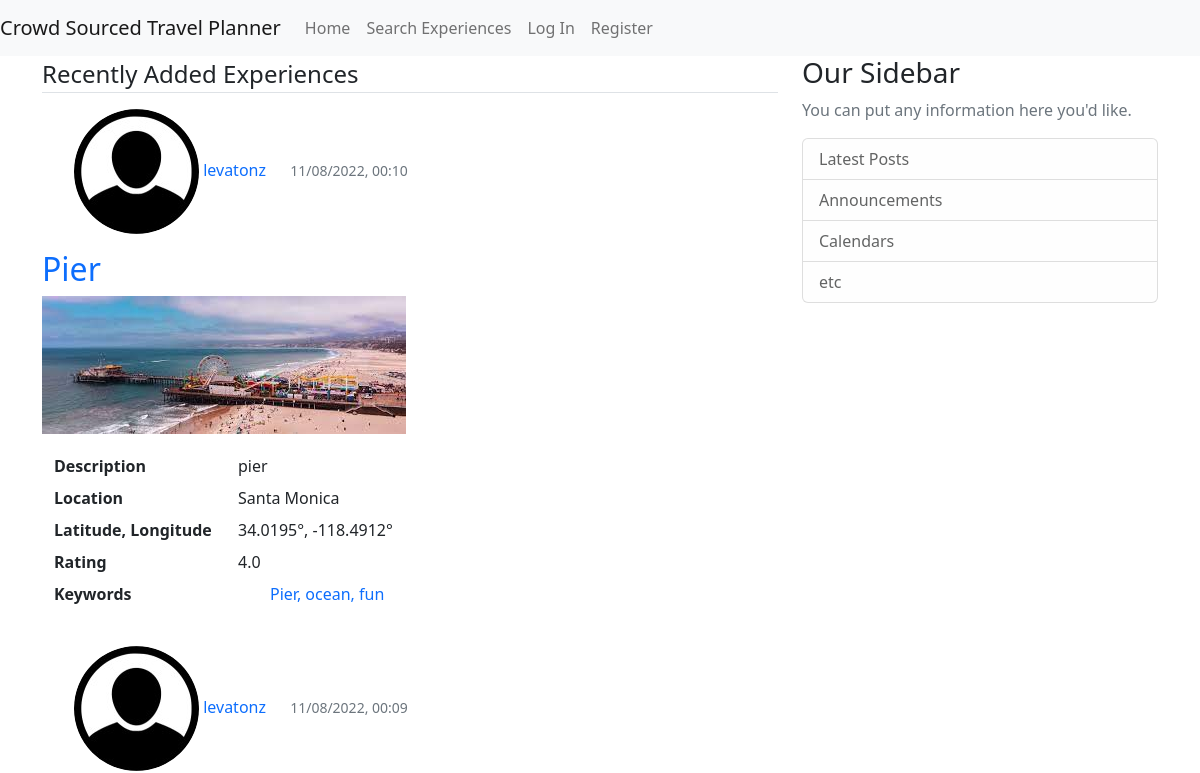
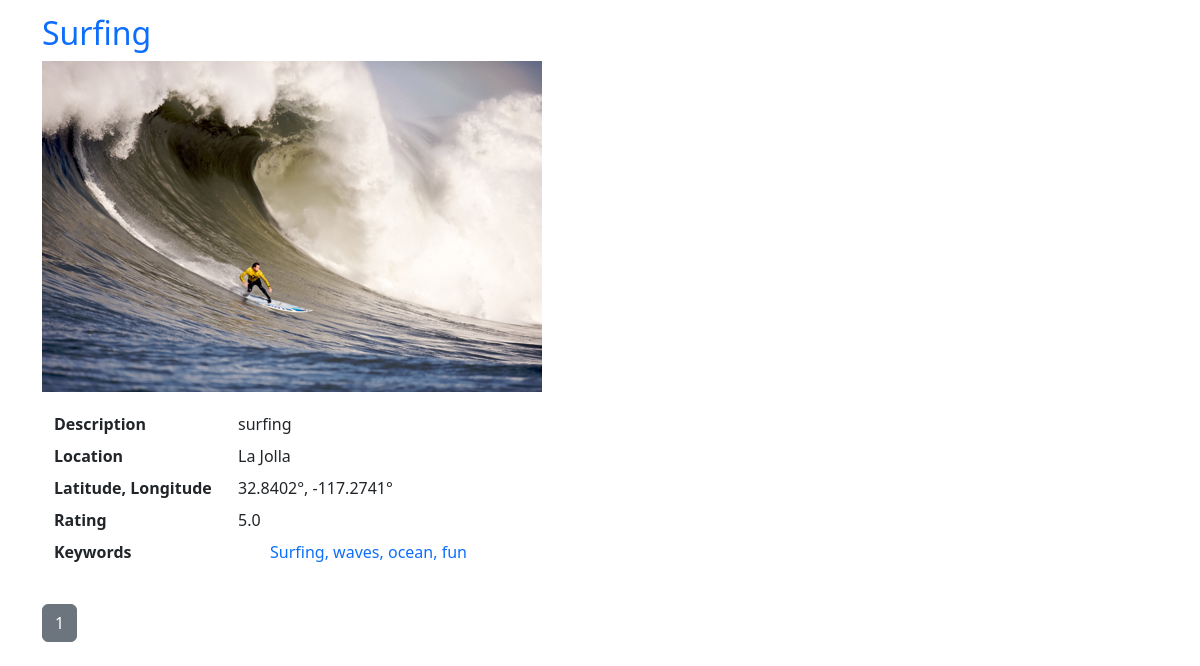
Before: /landing with the older database file (2 pictures, top to bottom).
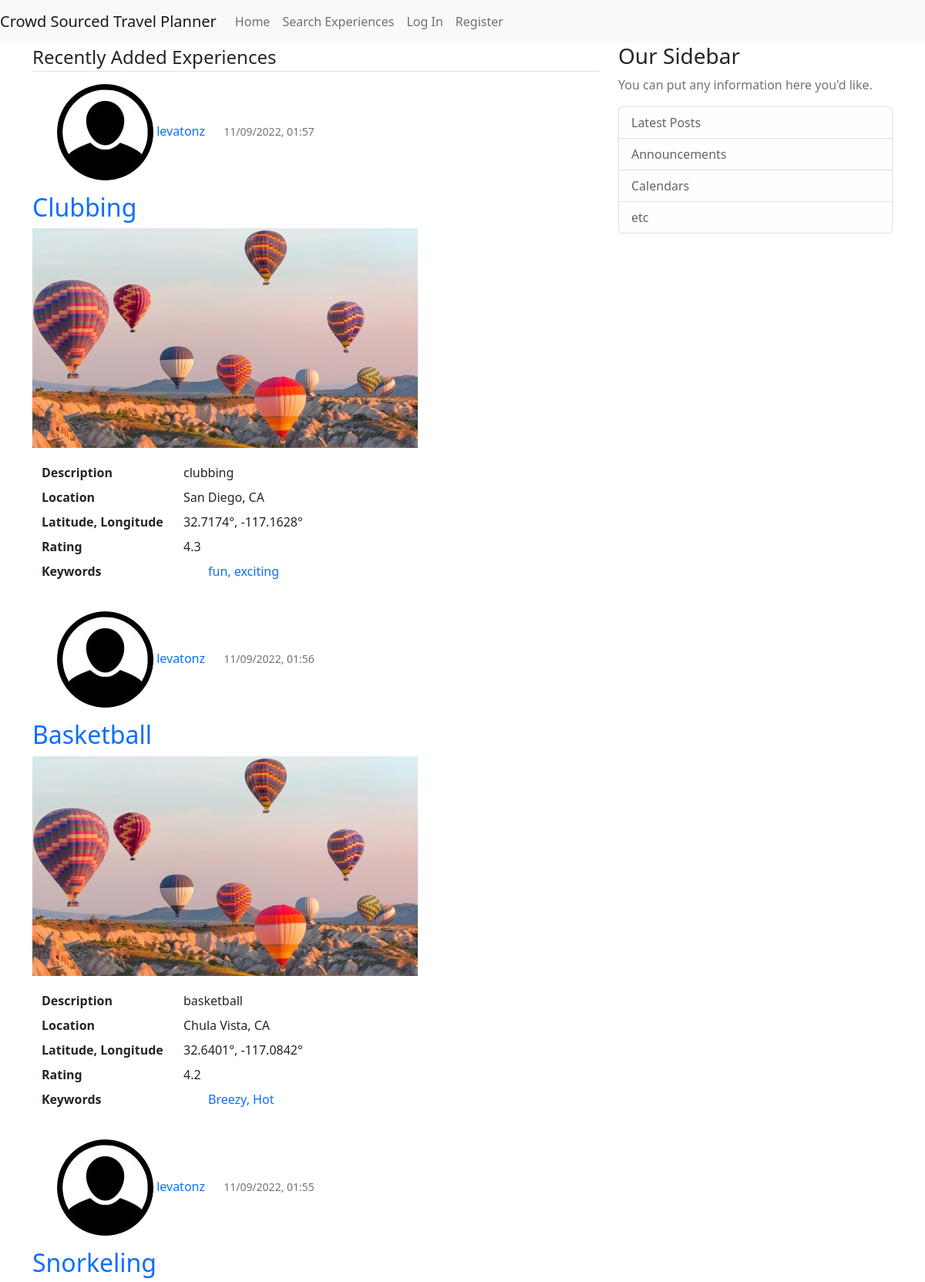
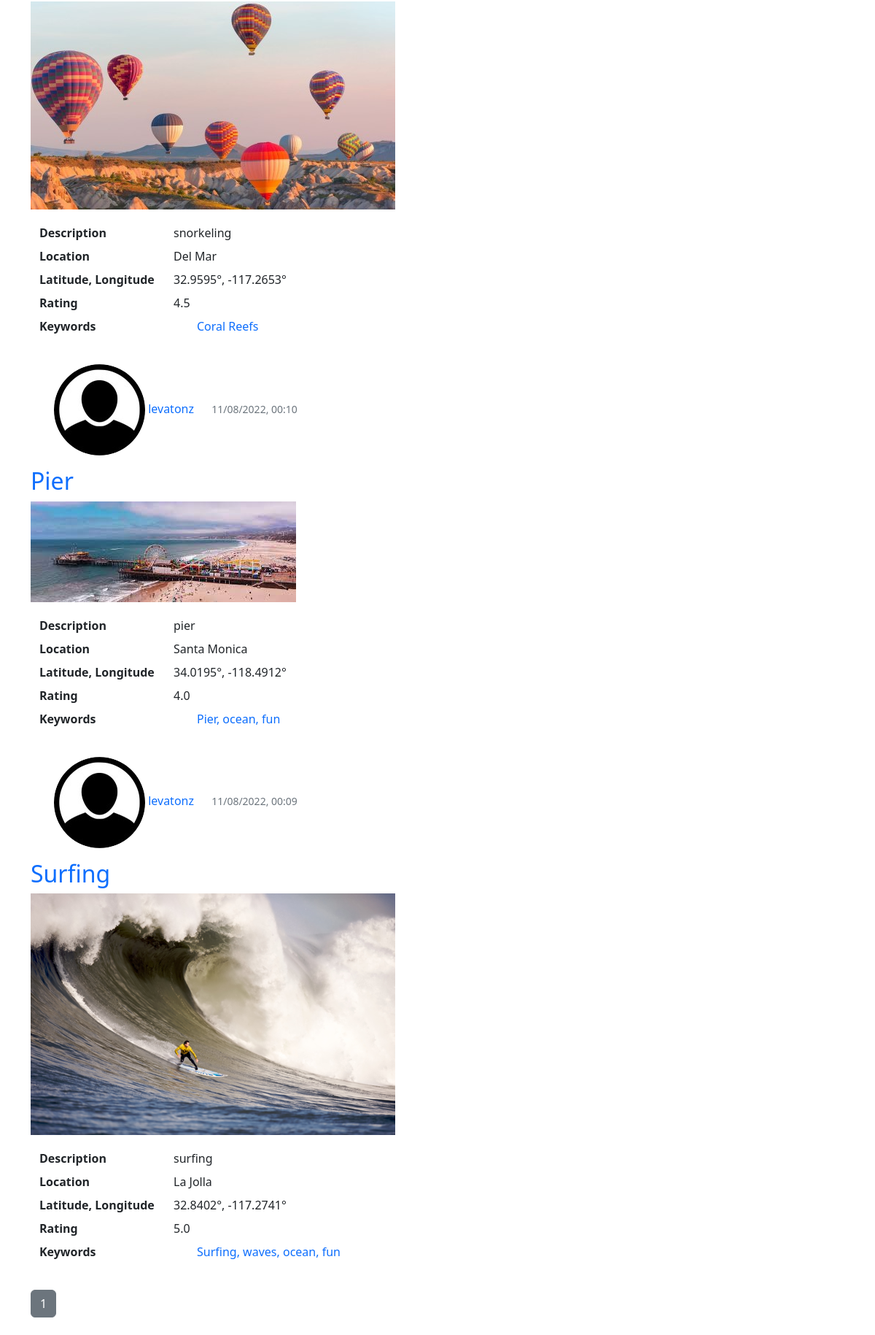
After: the same page with the newer database file (2 pictures, top to bottom).
### CrowdSourcedTravelPlanner/models.py (models this page shows, shortened)
class Experience(db.Model):
    id = db.Column(db.Integer, primary_key=True)
    title = db.Column(db.String(100), nullable=False)
    description = db.Column(db.Text, nullable=False)
    location = db.Column(db.String(100), nullable=False)
    rating = db.Column(db.Float, nullable=False)
    date_posted = db.Column(db.DateTime, nullable=False, default=datetime.utcnow)
    image_file = db.Column(db.String(20), nullable=False, default='default.jpg')
    user_id = db.Column(db.Integer, db.ForeignKey('user.id'), nullable=False)
    latitude = db.Column(db.Float, nullable=True)  # Temporarily nullable for now while I'm testing
    longitude = db.Column(db.Float, nullable=True)  # Re-evaluate later
    keywords = db.relationship('Keyword', order_by=Keyword.id, back_populates='experience')

class User(db.Model, UserMixin):
    id = db.Column(db.Integer, primary_key=True)
    username = db.Column(db.String(20), unique=True, nullable=False)
    email = db.Column(db.String(120), unique=True, nullable=False)
    image_file = db.Column(db.String(20), nullable=False, default='default.jpg')
    password = db.Column(db.String(60), nullable=False)
    date_account_created = db.Column(db.DateTime, nullable=False, default=datetime.utcnow)
    experiences = db.relationship('Experience', backref='author', lazy=True)
    trips = db.relationship('Trip', backref='author', lazy=True)
    location = db.Column(db.String(100), nullable=True, default="")
    latitude = db.Column(db.Float, nullable=True)  # Temporarily nullable for now while I'm testing
    longitude = db.Column(db.Float, nullable=True)  # Re-evaluate later
    sort = db.Column(db.String(20), nullable=True, default='recent')

class Keyword(db.Model):
    __tablename__ = "keywords"
    id = db.Column(db.Integer, primary_key=True)
    keyword_text = db.Column(db.String, nullable=False)
    experience_id = db.Column(db.Integer, db.ForeignKey('experience.id'))
    experience = db.relationship("Experience", back_populates="keywords")

### CrowdSourcedTravelPlanner/routes.py (the view, shortened to what this page needs)
@app.route('/')
@app.route("/landing")
def landing():
    page = request.args.get('page', 1, type=int)
    nearby_page = request.args.get('nearby_page', 1, type=int)
    if not current_user.is_authenticated:
        experiences = Experience.query.order_by(Experience.date_posted.desc()).paginate(page=page, per_page=5)
        return render_template('landing.html', experiences=experiences)

### CrowdSourcedTravelPlanner/templates/landing.html (shortened to what this page needs)
{% extends "pageLayout.html" %}
{% block content %}
    {% if current_user.is_authenticated and current_user.sort == 'top_rated' %}
        <legend class="border-bottom mb-3">Top Rated Experiences</legend>
    {% else %}
        <legend class="border-bottom mb-3">Recently Added Experiences</legend>
    {% endif %}
    {% for experience in experiences.items %}
        <article class="media content-section">
            <div class="media-body">
                <ul>
                    <li style="display:inline-block;">
                        <a href="{{ url_for('user_experiences', username=experience.author.username) }}">
                            <img class="rounded-circle article-img"
                                 src="{{ url_for('static', filename='profile_pics/' + experience.author.image_file) }}">
                        </a>
                    </li>
                    <li style="display:inline-block;">
                        <a class="mr-2 text-decoration-none" href="{{ url_for('user_experiences', username=experience.author.username) }}">{{ experience.author.username }}</a>
                    </li>
                    <li style="display:inline-block; padding-left: 20px;">
                        <small class="text-muted ">{{ experience.date_posted.strftime('%m/%d/%Y, %H:%M') }}</small>
                    </li>
                </ul>
                <h2><a class="article-title text-decoration-none"
                       href="{{ url_for('experience', experience_id=experience.id) }}">{{ experience.title }}</a></h2>
                <a href="{{ url_for('experience', experience_id=experience.id) }}">
                    <img class="img-rounded"
                         src="{{ url_for('static', filename='experience_pics/' + experience.image_file) }}">
                </a>
                <div class="container" style="margin-top: 20px;">
                    <dl class="row">
                        <dt class="col-sm-3">Description</dt>
                        <dd class="col-sm-9">{{ experience.description }}</dd>
                        <dt class="col-sm-3">Location</dt>
                        <dd class="col-sm-9">{{ experience.location }}</dd>
                        <dt class="col-sm-3">Latitude, Longitude</dt>
                        <dd class="col-sm-9">
                            {% if experience.latitude != -200 and experience.longitude != -200 %}
                                {{ experience.latitude }}°, {{ experience.longitude }}°
                            {% else %}
                                Latitude and Longitude not found for this location.
                            {% endif %}
                        </dd>
                        <dt class="col-sm-3">Rating</dt>
                        <dd class="col-sm-9">{{ experience.rating }}</dd>
                        <dt class="col-sm-3">Keywords</dt>
                        <dd class="col-sm-9">
                            {% if experience.keywords|length == 1 %}
                                <ul>
                                    <li style="display:inline-block;">
                                        <a class="mr-2 text-decoration-none" href="{{ url_for('keyword', keyword_text=experience.keywords[0].keyword_text) }}">{{ experience.keywords[0].keyword_text }}</a>
                                    </li>
                                </ul>
                            {% elif experience.keywords|length > 1 %}
                                <ul>
                                    {% for keyword in experience.keywords[:-1] %}
                                        <li style="display:inline-block;">
                                            <a class="mr-2 text-decoration-none" href="{{ url_for('keyword', keyword_text=keyword.keyword_text) }}">{{ keyword.keyword_text }}, </a>
                                        </li>
                                    {% endfor %}
                                    <li style="display:inline-block;">
                                        <a class="mr-2 text-decoration-none" href="{{ url_for('keyword', keyword_text=experience.keywords[-1].keyword_text) }}">{{ experience.keywords[-1].keyword_text }}</a>
                                    </li>
                                </ul>
                            {% endif %}
                        </dd>
                    </dl>
                </div>
            </div>
        </article>
    {% endfor %}
    {% if current_user.is_authenticated and current_user.location != "" %}
        {% for page_num in experiences.iter_pages() %}
            {% for nearby_page_num in nearby_experiences.iter_pages() %}
                {% if page_num %}
                    {% if nearby_page_num == nearby_experiences.page %}
                        {% if experiences.page == page_num %}
                            <a class="btn btn-secondary mb-4" href="{{ url_for('landing', page=page_num, nearby_page=nearby_page_num) }}">{{ page_num }}</a>
                        {% else %}
                            <a class="btn btn-outline-secondary mb-4" href="{{ url_for('landing', page=page_num, nearby_page=nearby_page_num) }}">{{ page_num }}</a>
                        {% endif %}
                    {% else %}
                    {% endif %}
                {% else %}
                    ...
                {% endif %}
            {% endfor %}
        {% endfor %}
    {% else %}
        {% for page_num in experiences.iter_pages() %}
        {% if page_num %}
            {% if experiences.page == page_num %}
                <a class="btn btn-secondary mb-4" href="{{ url_for('landing', page=page_num) }}">{{ page_num }}</a>
            {% else %}
                <a class="btn btn-outline-secondary mb-4" href="{{ url_for('landing', page=page_num) }}">{{ page_num }}</a>
            {% endif %}
        {% else %}
            ...
        {% endif %}
        {% endfor %}
    {% endif %}
{% endblock content %}}

### CrowdSourcedTravelPlanner/templates/pageLayout.html (shortened to what this page needs)
<!DOCTYPE html>
<html lang="en">
<head>
    <link href="https://cdn.jsdelivr.net/npm/bootstrap@5.2.2/dist/css/bootstrap.min.css" rel="stylesheet">
    {% if request.endpoint == 'landing' %}
        <link href="{{ url_for('static', filename='landing.css') }}" rel="stylesheet" type="text/css">
    {% elif request.endpoint == 'login' %}
        <title>Login</title>
        <link href="{{ url_for('static', filename='login.css') }}" rel="stylesheet" type="text/css">
    {% elif request.endpoint == 'register' %}
        <title>Register</title>
        <link href="{{ url_for('static', filename='register.css') }}" rel="stylesheet" type="text/css">
    {% elif request.endpoint == 'profile' %}
        <title>My Profile</title>
        <link href="{{ url_for('static', filename='profile.css') }}" rel="stylesheet" type="text/css">
    {% elif request.endpoint == 'account' %}
        <title>My Account</title>
        <link href="{{ url_for('static', filename='account.css') }}" rel="stylesheet" type="text/css">
    {% elif request.endpoint == 'add_experience' %}
        <title>Add Experience</title>
        <link href="{{ url_for('static', filename='create_experience.css') }}" rel="stylesheet" type="text/css">
    {% elif request.endpoint == 'experience' %}
        <title>Experience Details</title>
        <link href="{{ url_for('static', filename='experience.css') }}" rel="stylesheet" type="text/css">
    {% elif request.endpoint == 'update_experience' %}
        <title>Update Experience</title>
        <link href="{{ url_for('static', filename='update_experience.css') }}" rel="stylesheet" type="text/css">
    {% elif request.endpoint == 'user_experiences' %}
        <title>User Experiences</title>
        <link href="{{ url_for('static', filename='user_experiences.css') }}" rel="stylesheet" type="text/css">
    {% elif request.endpoint == 'search' %}
        <title>Search</title>
        <link href="{{ url_for('static', filename='search.css') }}" rel="stylesheet" type="text/css">
    {% elif request.endpoint == 'keyword' %}
        <title>Keyword</title>
        <link href="{{ url_for('static', filename='keyword.css') }}" rel="stylesheet" type="text/css">
    {% elif request.endpoint == 'create_trip' %}
        <title>Create Trip</title>
        <link href="{{ url_for('static', filename='create_trip.css') }}" rel="stylesheet" type="text/css">
    {% elif request.endpoint == 'update_trip' %}
        <title>Update Trip</title>
        <link href="{{ url_for('static', filename='update_trip.css') }}" rel="stylesheet" type="text/css">
    {% elif request.endpoint == 'user_trips' %}
        <title>User Trips</title>
        <link href="{{ url_for('static', filename='user_trips.css') }}" rel="stylesheet" type="text/css">
    {% elif request.endpoint == 'trip' %}
        <title>Trip</title>
        <link href="{{ url_for('static', filename='trip.css') }}" rel="stylesheet" type="text/css">
    {% endif %}
</head>
<body>
    <nav class="navbar navbar-expand-lg navbar-light bg-light">
        <a class="navbar-brand" href="{{ url_for('landing') }}">Crowd Sourced Travel Planner</a>
        <div class="collapse navbar-collapse" id="navbarNav">
            <ul class="navbar-nav">
                <li class="nav-item active">
                    <a class="nav-link" href="{{ url_for('landing') }}">Home</a>
                </li>
                <li class="nav-item">
                    <a class="nav-link" href="{{ url_for('search') }}">Search Experiences</a>
                </li>
                {% if current_user.is_authenticated %}
                    <li class="nav-item">
                        <a class="nav-link" href="{{ url_for('add_experience') }}">Add Experience</a>
                    </li>
                    <li class="nav-item">
                        <a class="nav-link" href="{{ url_for('create_trip') }}">Create Trip</a>
                    </li>
                    <li class="nav-item">
                        <a class="nav-link" href="{{ url_for('profile') }}">My Profile</a>
                    </li>
                    <li class="nav-item">
                        <a class="nav-link" href="{{ url_for('account') }}">My Account</a>
                    </li>
                    <li class="nav-item">
                        <a class="nav-link" href="{{ url_for('logout') }}">Log Out</a>
                    </li>
                {% else %}
                    <li class="nav-item">
                        <a class="nav-link" href="{{ url_for('login') }}">Log In</a>
                    </li>
                    <li class="nav-item">
                        <a class="nav-link" href="{{ url_for('register') }}">Register</a>
                    </li>
                {% endif %}
            </ul>
        </div>
    </nav>
    <main role="main" class="container">
        <div class="row">
            <div class="col-md-8">
                {% block content %}{% endblock %}
            </div>
            <div class="col-md-4">
                <div class="content-section">
                    <h3>Our Sidebar</h3>
                    <p class='text-muted'>You can put any information here you'd like.
                    <ul class="list-group">
                        <li class="list-group-item list-group-item-light">Latest Posts</li>
                        <li class="list-group-item list-group-item-light">Announcements</li>
                        <li class="list-group-item list-group-item-light">Calendars</li>
                        <li class="list-group-item list-group-item-light">etc</li>
                    </ul>
                    </p>
                </div>
            </div>
        </div>
    </main>
</body>
</html>

Changed rows visible on the page:
added Experience: image_file (placeholder picture), author.username "levatonz", date_posted "11/09/2022, 01:57", title "Clubbing", description "clubbing", location "San Diego, CA", latitude "32.7174", longitude "-117.1628", rating "4.3", keyword_text "exciting"
added Keyword: keyword_text "fun", shown under "levatonz"
added Experience: image_file (placeholder picture), author.username "levatonz", date_posted "11/09/2022, 01:56", title "Basketball", description "basketball", location "Chula Vista, CA", latitude "32.6401", longitude "-117.0842", rating "4.2", keyword_text "Hot"
added Keyword: keyword_text "Breezy", shown under "levatonz"
added Experience: image_file (placeholder picture), author.username "levatonz", date_posted "11/09/2022, 01:55", title "Snorkeling", description "snorkeling", location "Del Mar", latitude "32.9595", longitude "-117.2653", rating "4.5", keyword_text "Coral Reefs"
